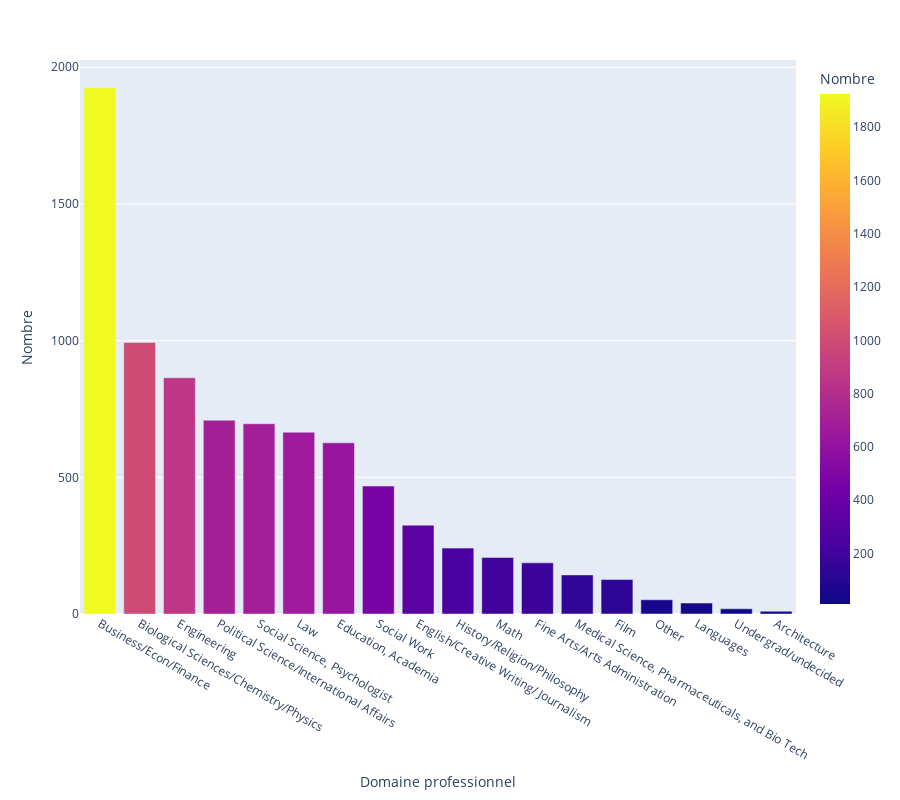

Notebook code for this chart:
### Markdown cell above
> **1. Quels sont les domaine métiers des participants ?**

### Code cell
# Average info for professionnal domain
# df['field_cd'].describe()

def get_pro_domain(id):
    if id == 1:
        return 'Law'
    elif id == 2:
        return 'Math'
    elif id == 3:
        return 'Social Science, Psychologist'
    elif id == 4:
        return 'Medical Science, Pharmaceuticals, and Bio Tech'
    elif id == 5:
        return 'Engineering'
    elif id == 6:
        return 'English/Creative Writing/ Journalism'
    elif id == 7:
        return 'History/Religion/Philosophy'
    elif id == 8:
        return 'Business/Econ/Finance'
    elif id == 9:
        return 'Education, Academia'
    elif id == 10:
        return 'Biological Sciences/Chemistry/Physics'
    elif id == 11:
        return 'Social Work'
    elif id == 12:
        return 'Undergrad/undecided'
    elif id == 13:
        return 'Political Science/International Affairs'
    elif id == 14:
        return 'Film'
    elif id == 15:
        return 'Fine Arts/Arts Administration'
    elif id == 16:
        return 'Languages'
    elif id == 17:
        return 'Architecture'
    elif id == 18:
        return 'Other'
        
# Add descriptive column
df['field_cd_desc'] = df['field_cd'].apply(lambda x : get_pro_domain(x))

# Change column position
df.insert(36, 'field_cd_desc', df.pop('field_cd_desc'))

# Get size
df_field_cd = df.groupby(['field_cd_desc']).size().reset_index(name='field_cd_size')

# Sort values
df_field_cd = df_field_cd.sort_values(by='field_cd_size', ascending=False)

fig = px.bar(df_field_cd, x = "field_cd_desc", y = "field_cd_size", color="field_cd_size", labels={
                     "field_cd_desc": "Domaine professionnel",
                     "field_cd_size": "Nombre",
                 },
                 title=""
            )
fig.update_layout(
        width=None,
        height=800,
        autosize=True,
    )
fig.show()

### Figure 1 — Plotly figure (JSON) as saved in the notebook; plotly's stock layout.template omitted (floating-point values rounded to 4 significant figures)
{"data": [{"alignmentgroup": "True", "hovertemplate": "Domaine professionnel=%{x}<br>Nombre=%{marker.color}<extra></extra>", "legendgroup": "", "marker": {"color": [1925, 993, 864, 709, 696, 665, 626, 468, 325, 241, 207, 187, 143, 126, 52, 40, 19, 10], "coloraxis": "coloraxis", "pattern": {"shape": ""}}, "name": "", "offsetgroup": "", "orientation": "v", "showlegend": false, "textposition": "auto", "type": "bar", "x": ["Business/Econ/Finance", "Biological Sciences/Chemistry/Physics", "Engineering", "Political Science/International Affairs", "Social Science, Psychologist", "Law", "Education, Academia", "Social Work", "English/Creative Writing/ Journalism", "History/Religion/Philosophy", "Math", "Fine Arts/Arts Administration", "Medical Science, Pharmaceuticals, and Bio Tech", "Film", "Other", "Languages", "Undergrad/undecided", "Architecture"], "xaxis": "x", "y": [1925, 993, 864, 709, 696, 665, 626, 468, 325, 241, 207, 187, 143, 126, 52, 40, 19, 10], "yaxis": "y"}], "layout": {"autosize": true, "barmode": "relative", "coloraxis": {"colorbar": {"title": {"text": "Nombre"}}, "colorscale": [[0, "#0d0887"], [0.1111, "#46039f"], [0.2222, "#7201a8"], [0.3333, "#9c179e"], [0.4444, "#bd3786"], [0.5556, "#d8576b"], [0.6667, "#ed7953"], [0.7778, "#fb9f3a"], [0.8889, "#fdca26"], [1, "#f0f921"]]}, "height": 800, "legend": {"tracegroupgap": 0}, "margin": {"t": 60}, "xaxis": {"anchor": "y", "domain": [0, 1], "title": {"text": "Domaine professionnel"}}, "yaxis": {"anchor": "x", "domain": [0, 1], "title": {"text": "Nombre"}}}}
